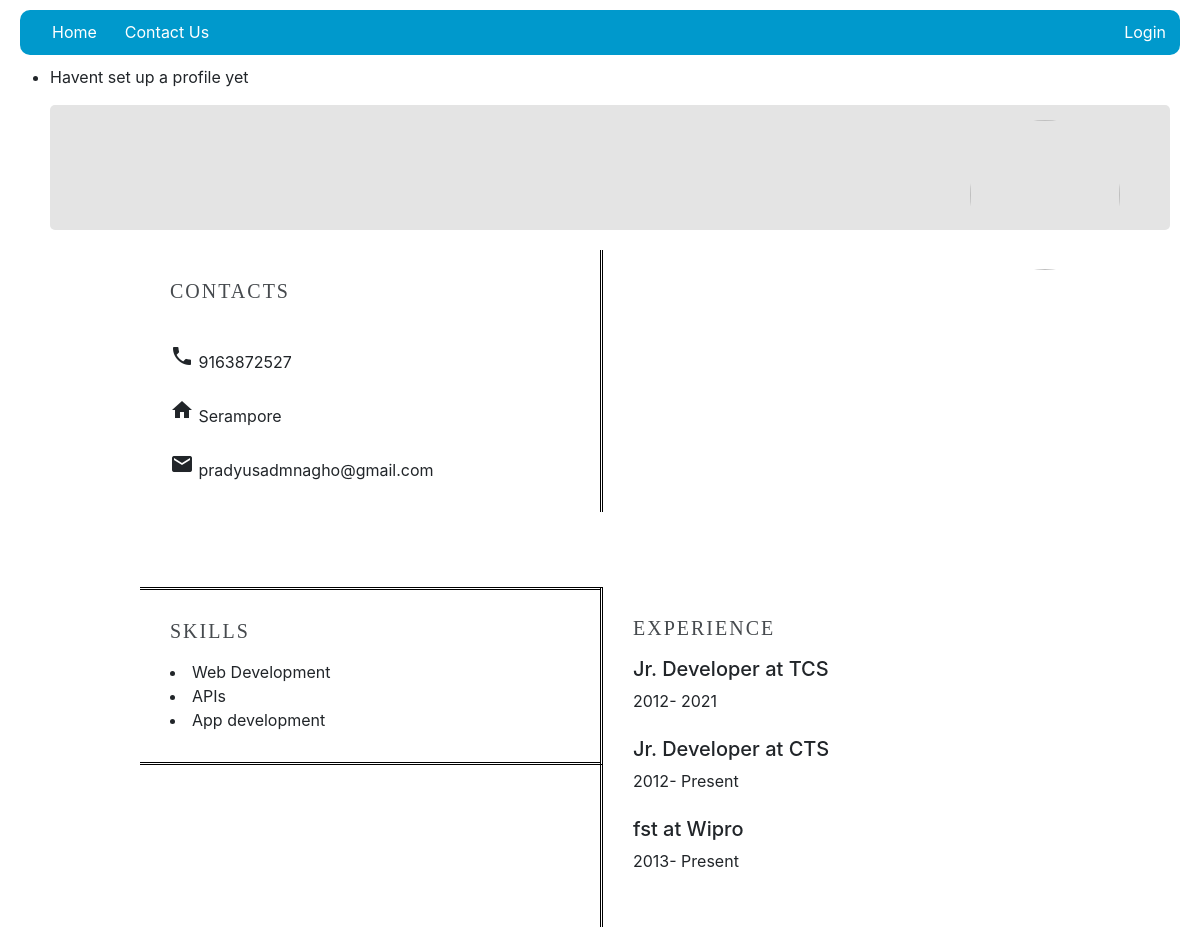
The page /view_resume/1/ on the database its author committed.
### prof_details/models.py (models this page shows, shortened)
class Contact(models.Model):
    user = models.OneToOneField(User, on_delete=models.CASCADE)
    phone_number = models.CharField(max_length=13, null=True, blank=True)
    address = models.TextField(max_length=50, null=True, blank=True)
    email_adress = models.EmailField()

class Skill(models.Model):
    user = models.ForeignKey(User, on_delete=models.CASCADE)
    name = models.TextField(max_length=20)

class WorkExperiences(models.Model):
    user = models.ForeignKey(User, on_delete=models.CASCADE)
    organization_name = models.CharField(max_length=50, null=True, blank=True)
    designation = models.CharField(max_length=30, null=True, blank=True)
    year_joined = models.IntegerField(choices=[(r,r) for r in range(1950,datetime.date.today().year)],
                                             default=datetime.date.today().year-10, null=True, blank=True)
    year_left = models.IntegerField(choices=[(r,r) for r in range(1950,datetime.date.today().year)]+[(435464,'Present')],
                                             default=435464, null=True, blank=True)

### prof_details/views.py (the view)
# urls.py: path('view_resume/<str:pk>/', views.view_profile, name='view_profile')
def view_profile(request, pk):
    context = {'user_id':int(pk)}
    try:
        profile = Profile.objects.get(user=request.user)
        context.update({'profile': profile})
    except:
        messages.error(request,'Havent set up a profile yet')
    try:
        academics = Academics.objects.filter(profile=profile)
        context.update({'academics':academics})
    except:
        pass
    try:
        milestones = Milestones.objects.filter(user=pk)
        context.update({'milestones':milestones})
    except:
        pass
    try:
        certif = Certifications.objects.filter(user=pk).values()
        context.update({'certifications':certif})
    except:
        pass
    try:
        workex = WorkExperiences.objects.filter(user=pk).values()
        context.update({'workexperience':workex})
    except:
        pass
    try:
        skill = Skill.objects.filter(user=pk).values()
        context.update({'skill':skill})
    except:
        pass
    try:
            contacts = Contact.objects.filter(user=pk)[0]
            context.update({'contacts':contacts})
    except:
        pass
    return render(request,'prof_details/view_profile.html', context)

### prof_details/templates/prof_details/view_profile.html (shortened to what this page needs)
{% extends 'main.html' %}
{% block content %}
<div>
    <div class="profile-view-top">
        <div class="prof-name">
            <h4 id="prof-font" style="font-size: 25px;">
            </h4>
        </div>
        <div class="prof-avatar">
            <img id="profile-avatar" src="{{profile.avatar.url}}" width="120" />
        </div>
    </div>
    <div class="int-viewprofile">
        <div class="top-view">
            <div class="view-tabs">
                {% if contacts %}
                <div class="subview leftv">
                    <h3 id="prof-font">
                        Contacts
                    </h3>
                    <br>
                    <i class="material-icons">phone</i>
                    {{contacts.phone_number}}
                    <br><br>
                    <i class="material-icons">home</i>
                    {{contacts.address}}
                    <br><br>
                    <i class="material-icons">mail</i>
                    {{contacts.email_adress}}
                </div>
                {% endif %}
            </div>
        </div>
        <div class="bottom-view">
            <div>
                {% if skill %}
                <div style="border-bottom: 3px double #000000; border-top: 3px double #000000;" class="subview leftv">
                    <h3 id="prof-font">
                        Skills
                    </h3>
                    {% for m in skill %}
                    <li>
                        {{m.name}}
                    </li>
                    {% endfor %}
                </div>
                {% endif %}
            </div>
            <div>
                {% if workexperience %}
                <div class="subview rightv">
                    <h3 id="prof-font">
                        Experience
                    </h3>
                    {% for m in workexperience %}
                    <h5>{{m.designation}} at {{m.organization_name}}</h5>
                    <span>
                        {{m.year_joined}}-
                        {% if m.year_left == 435464 %}
                        Present
                        {% else %}
                        {{m.year_left}}
                        {% endif %}
                    </span>
                    <br><br>
                    {% endfor %}
                </div>
                {% endif %}
            </div>
        </div>
    </div>
</div>
{% endblock %}

### static/style/main.css (style rules this page uses)
body { margin: 10px; }
#profile-avatar { display: block; width: 150px; height: 150px; object-fit: cover; border-radius: 50%; border-width: 5px; }
.profile-view-top { display: flex; border-radius: 5px; flex-wrap: wrap; background-color: #e4e4e4; padding: 10px; height: fit-content; margin: 10px 20px 20px 40px; }
.prof-name { display: block; flex: 1; }
.prof-avatar #profile-avatar { margin-top: 5px; margin-bottom: -50px; margin-right: 40px; }
#prof-font { font-family: "YADXm3pZ1HU 0", _fb_, auto; font-size: 20px; color: rgb(70, 74, 78); line-height: 22px; letter-spacing: 0.1em; --para-spacing: 0; text-transform: uppercase; --head-indent: 0; --numeric-list-marker: none; list-style-type: none; padding-bottom: 10px; }
.int-viewprofile { display: grid; grid-template-rows: 1fr 1fr; margin: 0px 130px; }
.top-view { display: grid; grid-template-columns: 1fr 1fr; }
.bottom-view { display: grid; grid-template-columns: 1fr 1fr; height: fit-content; }
.subview { display: block; padding: 30px; }
.leftv { margin-right: -3px; margin-bottom: -3px; border-right: 3px double #000000; }
.rightv { border-left: 3px double #000000; margin-bottom: -3px; }
* { box-sizing: border-box; }

### rows shown on the page
Contact: phone_number "9163872527", address "Serampore", email_adress "pradyusadmnagho@gmail.com"
Skill: name "Web Development"
Skill: name "APIs"
Skill: name "App development"
WorkExperiences: designation "Jr. Developer", organization_name "TCS", year_joined "2012", year_left "2021"
WorkExperiences: designation "Jr. Developer", organization_name "CTS", year_joined "2012", year_left "Present"
WorkExperiences: designation "fst", organization_name "Wipro", year_joined "2013", year_left "Present"

### other values the page prints
{{ message }} "Havent set up a profile yet"
